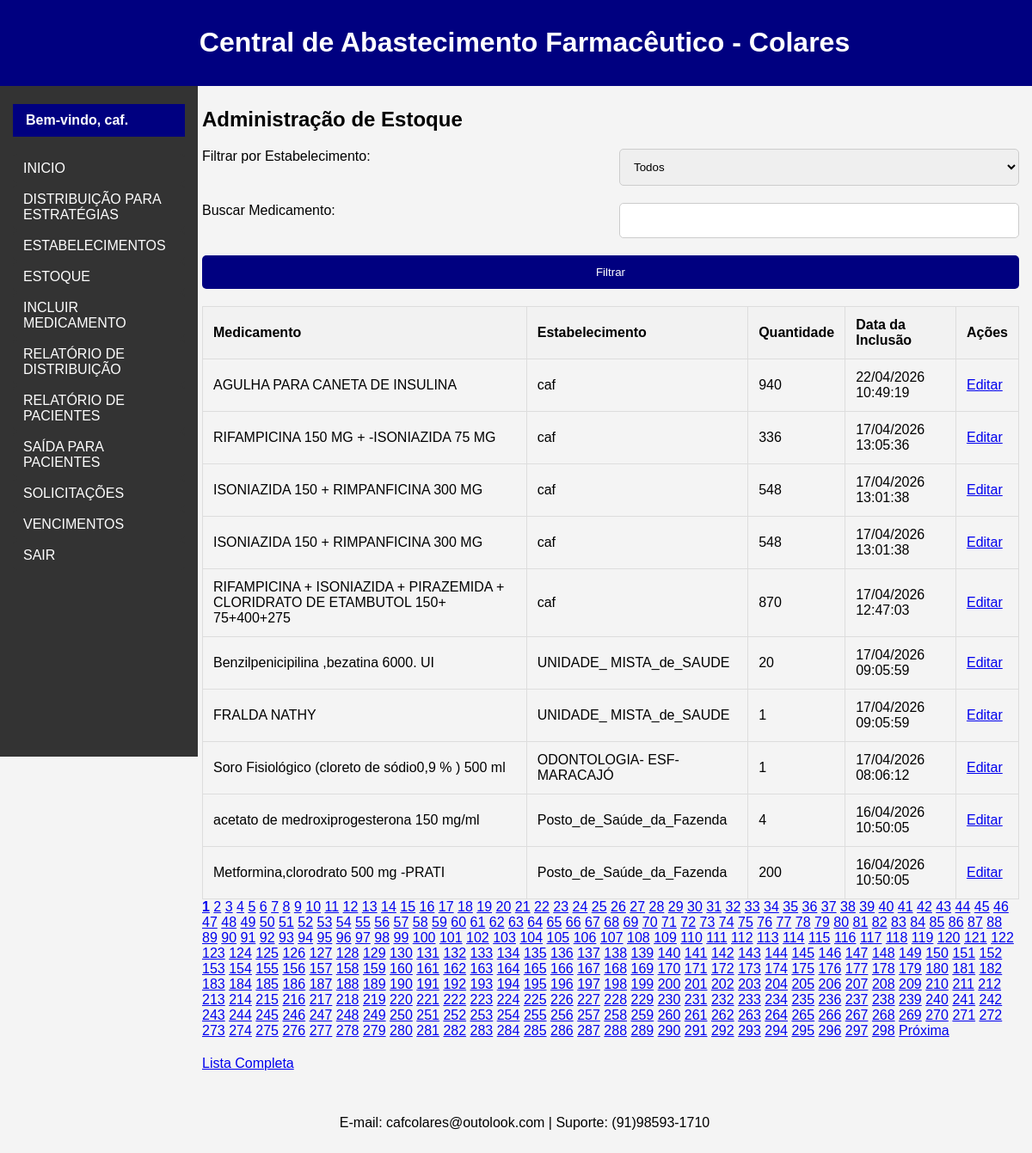
The app's page /admin_estoque.php (signed in) with its own data.
### tables this page shows
CREATE TABLE `medicamentos` (
  `id` int(11) NOT NULL,
  `codigo_barras` varchar(255) DEFAULT NULL,
  `medicamento` varchar(255) DEFAULT NULL,
  `apresentacao` varchar(255) DEFAULT NULL,
  `marca` varchar(255) DEFAULT NULL,
  `lote` varchar(255) DEFAULT NULL,
  `validade` date DEFAULT NULL,
  `fornecedor` varchar(255) DEFAULT NULL,
  `quantidade` int(11) DEFAULT NULL,
  `estabelecimento` varchar(255) DEFAULT NULL,
  `categoria` varchar(255) NOT NULL,
  `data_inclusao` datetime DEFAULT current_timestamp()
);

### admin_estoque.php (the view, shortened to what this page needs)
<?php
include 'db.php';
$estabelecimentoFiltro = '';
$pesquisaNome = '';
$itensPorPagina = 10;
$paginaAtual = isset($_GET['pagina']) ? (int)$_GET['pagina'] : 1;
$offset = ($paginaAtual - 1) * $itensPorPagina;
$sql = "SELECT * FROM medicamentos WHERE 1=1";
$sql .= " ORDER BY data_inclusao DESC";
$sql .= " LIMIT :limite OFFSET :offset";
$stmt = $pdo->prepare($sql);
$stmt->bindValue(':limite', $itensPorPagina, PDO::PARAM_INT);
$stmt->bindValue(':offset', $offset, PDO::PARAM_INT);
$stmt->execute();
$medicamentos = $stmt->fetchAll(PDO::FETCH_ASSOC);
$countSql = "SELECT COUNT(*) FROM medicamentos WHERE 1=1";
$countStmt = $pdo->prepare($countSql);
$countStmt->execute();
$totalItens = $countStmt->fetchColumn();
$totalPaginas = ceil($totalItens / $itensPorPagina);
?>
<!DOCTYPE html>
<html lang="pt-BR">
<head>
    <link rel="stylesheet" href="css/style.css">
</head>
<body>
    <?php include 'includes/head.php'; ?>
    <div class="container">
        <?php include 'includes/menu_lateral.php'; ?>
        <div class="main-content">
            <h2>Administração de Estoque</h2>
            <form method="get" action="admin_estoque.php">
                <label for="estabelecimento">Filtrar por Estabelecimento:</label>
                <select id="estabelecimento" name="estabelecimento">
                    <option value="">Todos</option>
                </select>
                <label for="pesquisa">Buscar Medicamento:</label>
                <input type="text" id="pesquisa" name="pesquisa" value="<?php echo htmlspecialchars($pesquisaNome); ?>">
                <button type="submit">Filtrar</button>
            </form>
            <table>
                <thead>
                    <tr>
                        <th>Medicamento</th>
                        <th>Estabelecimento</th>
                        <th>Quantidade</th>
                        <th>Data da Inclusão</th>
                        <th>Ações</th>
                    </tr>
                </thead>
                <tbody>
                    <?php foreach ($medicamentos as $medicamento): ?>
                        <tr>
                            <td><?php echo $medicamento['medicamento']; ?></td>
                            <td><?php echo $medicamento['estabelecimento']; ?></td>
                            <td><?php echo $medicamento['quantidade']; ?></td>
                            <td><?php echo date('d/m/Y H:i:s', strtotime($medicamento['data_inclusao'])); ?></td>
                            <td>
                                <a href="admin_editar_medicamento.php?id=<?php echo $medicamento['id']; ?>">Editar</a>
                            </td>
                        </tr>
                    <?php endforeach; ?>
                </tbody>
            </table>
            <div class="pagination">
                <?php for ($i = 1; $i <= $totalPaginas; $i++): ?>
                    <a href="?pagina=<?php echo $i; ?>&estabelecimento=<?php echo urlencode($estabelecimentoFiltro); ?>&pesquisa=<?php echo urlencode($pesquisaNome); ?>" <?php if ($i == $paginaAtual) echo 'style="font-weight: bold;"'; ?>><?php echo $i; ?></a>
                <?php endfor; ?>
                <?php if ($paginaAtual < $totalPaginas): ?>
                    <a href="?pagina=<?php echo $paginaAtual + 1; ?>&estabelecimento=<?php echo urlencode($estabelecimentoFiltro); ?>&pesquisa=<?php echo urlencode($pesquisaNome); ?>">Próxima</a>
                <?php endif; ?>
            </div>
            <div style="margin-top: 20px;">
                <a href="lista_completa.php?estabelecimento=<?php echo urlencode($estabelecimentoFiltro); ?>" class="btn">Lista Completa</a>
            </div>
        </div>
    </div>
    <?php include 'includes/foot.php'; ?>
</body>
</html>

### css/style.css (style rules this page uses)
body { font-family: Arial, sans-serif; margin: 0; padding: 0; background-color: #f4f4f4; }
.container { display: flex; flex-direction: column; margin-top: 70px; padding-top: 20px; z-index: 900; }
.main-content { flex-grow: 1; padding: 15px; margin-left: 220px; margin-bottom: 80px; overflow-y: auto; }
table { width: 100%; border-collapse: collapse; margin-top: 20px; }
table, th, td { border: 1px solid #ddd; }
th, td { padding: 12px; text-align: left; }
th { background-color: #f2f2f2; }
form { display: grid; grid-template-columns: 1fr 1fr; gap: 20px; margin-top: 20px; }
form label { margin-bottom: 5px; }
form input, form select, form textarea, form button { width: -webkit-fill-available; padding: 12px; border: 1px solid #ccc; border-radius: 5px; }
form button { grid-column: span 2; background-color: #000080; color: white; border: none; border-radius: 5px; cursor: pointer; }

### records on screen
medicamentos: medicamento "AGULHA PARA CANETA DE INSULINA", estabelecimento "caf", quantidade "940", data_inclusao "22/04/2026 10:49:19"
medicamentos: medicamento "RIFAMPICINA 150 MG + -ISONIAZIDA 75 MG", estabelecimento "caf", quantidade "336", data_inclusao "17/04/2026 13:05:36"
medicamentos: medicamento "ISONIAZIDA 150 + RIMPANFICINA 300 MG", estabelecimento "caf", quantidade "548", data_inclusao "17/04/2026 13:01:38"
medicamentos: medicamento "ISONIAZIDA 150 + RIMPANFICINA 300 MG", estabelecimento "caf", quantidade "548", data_inclusao "17/04/2026 13:01:38"
medicamentos: medicamento "RIFAMPICINA + ISONIAZIDA + PIRAZEMIDA + CLORIDRATO DE ETAMBUTOL 150+ 75+400+275", estabelecimento "caf", quantidade "870", data_inclusao "17/04/2026 12:47:03"
medicamentos: medicamento "Benzilpenicipilina ,bezatina 6000. UI", estabelecimento "UNIDADE_ MISTA_de_SAUDE", quantidade "20", data_inclusao "17/04/2026 09:05:59"
medicamentos: medicamento "FRALDA NATHY", estabelecimento "UNIDADE_ MISTA_de_SAUDE", quantidade "1", data_inclusao "17/04/2026 09:05:59"
medicamentos: medicamento "Soro Fisiológico (cloreto de sódio0,9 % ) 500 ml", estabelecimento "ODONTOLOGIA- ESF-MARACAJÓ", quantidade "1", data_inclusao "17/04/2026 08:06:12"
medicamentos: medicamento "acetato de medroxiprogesterona 150 mg/ml", estabelecimento "Posto_de_Saúde_da_Fazenda", quantidade "4", data_inclusao "16/04/2026 10:50:05"
medicamentos: medicamento "Metformina,clorodrato 500 mg -PRATI", estabelecimento "Posto_de_Saúde_da_Fazenda", quantidade "200", data_inclusao "16/04/2026 10:50:05"

### other values on screen
$_SESSION['usuario'] "caf"
